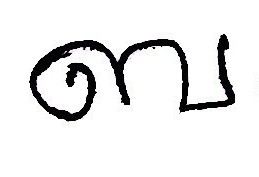
#> input picture media/011abe66-e7fa-4cd5-8b61-36fb634115aa.jpg, 259 x 177 px
$ python -i CharacterSegmentation.py   (imports and definitions only)
#> lines starting #> are read from the running program, lines starting #| are printed output that depends on the picture; after the words box and inside, x2 and y2 are one past the last pixel; in counts of white or black regions, pixels touching at a corner belong together
#> further down, picture is the input picture: shape (177, 259, 3); mean B, G, R 232.3, 232.1, 232.2
import cv2 as cv
import numpy as np


def Segment(image):
    # grayscale
    gray = cv.cvtColor(image,cv.COLOR_BGR2GRAY)

    # binary
    ret,thresh = cv.threshold(gray,127,255,cv.THRESH_BINARY_INV)
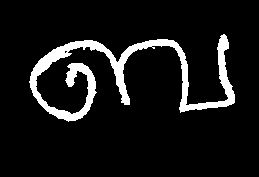
#> thresh: shape (177, 259); 8.8% white; 1 white region
    # find contours and their hierarchies
    contours, hierarchy = cv.findContours(thresh, cv.RETR_TREE, cv.CHAIN_APPROX_SIMPLE)
#> contours = 2 contours, 1 with area under 20; largest, box (x1, y1, x2, y2) and area: (29, 34, 235, 122) 3509


    chrs_and_pos=[]
    # to fill black colours in the contours
    for i,cnt in enumerate(contours):
        HI=hierarchy[0][i].tolist()

        # to remove the noise with area less than 100
        if(cv.contourArea(cnt)>100 and HI[3]==-1):
            drawing = 255 * np.ones(image.shape, np.uint8)
            cv.fillPoly(drawing, pts =[cnt], color=(0,0,0))

            # to fill white colours to the inner contours
            for j,conts in enumerate(contours):
                H=hierarchy[0][j].tolist()
                if(H[3]==i):
                    cv.fillPoly(drawing, pts =[conts], color=(255,255,255))
            x,y,w,h=cv.boundingRect(cnt)
            crop_img=drawing[y:y+h, x:x+w]
            chrs_and_pos.append((crop_img,(x,y,w,h)))
#> this loop made 2 passes
#> (HI, x, y, w, h) on pass 1: ([-1, -1, 1, -1], 29, 34, 206, 88)
#> HI on pass 2: [-1, -1, -1, 0]
#> pass 1, in Segment, `crop_img=drawing[y:y+h, x:x+w]`:
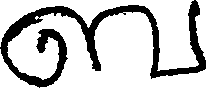
#> crop_img: shape (88, 206, 3); 77.8% white; 1 black region, box (x1, y1, x2, y2) and area: (0, 0, 206, 88) 4029
#> after the loop: drawing: shape (177, 259, 3); 91.2% white; 1 black region, box (x1, y1, x2, y2) and area: (29, 34, 235, 122) 4029
#> after the loop, chrs_and_pos = 1 item

    chrs_and_pos = sorted(chrs_and_pos,key=lambda entry: entry[1][0])
    characters=[ i[0] for i in chrs_and_pos ]
#> characters = 1 item

    return characters

>>> import cv2
>>> picture = cv2.imread('../media/011abe66-e7fa-4cd5-8b61-36fb634115aa.jpg')
>>> result = Segment(picture)
#> result = 1 item
